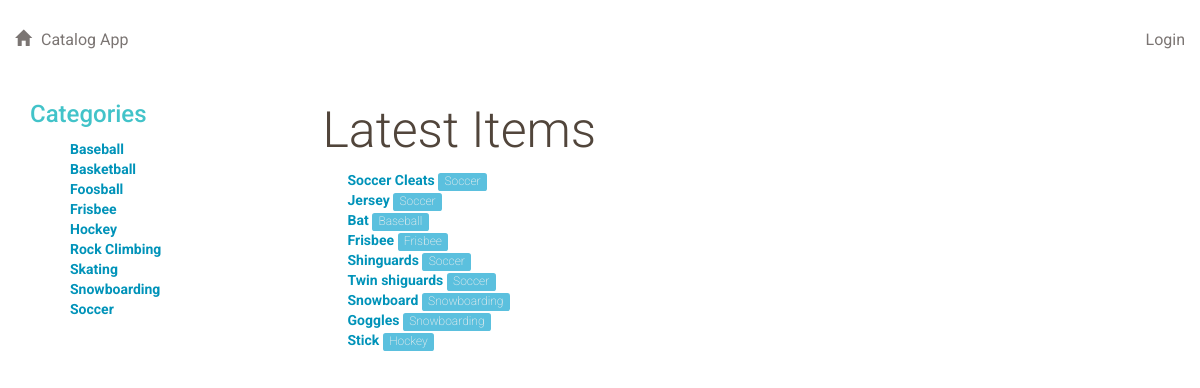
The page / on the database its author committed.
### db.py (models this page shows, shortened)
class Category(Base):
    __tablename__ = 'category'
    id = Column(Integer, primary_key = True)
    name = Column(String(100), nullable = False, unique = True)
    user_id = Column(Integer, ForeignKey('user.id'))
    user = relationship(User)

class Item(Base):
    __tablename__ = 'item'
    id = Column(Integer, primary_key = True)
    name = Column(String(100), nullable = False, unique = True)
    description = Column(String(500))
    category_id = Column(Integer, ForeignKey('category.id'))
    category = relationship(Category)
    last_updated = Column(DateTime, server_default=sqlalchemy.func.now(), onupdate=sqlalchemy.func.now())
    user_id = Column(Integer, ForeignKey('user.id'))
    user = relationship(User)
    picture = Column(String(500))

### application.py (the view)
@app.route('/')
def index():
    categories = session.query(Category).order_by(asc(Category.name))
    items = session.query(Item).order_by(desc(Item.last_updated)).limit(30)
    return render_template('ShowItems.html', categories = categories, items = items, title='Latest Items')

### templates/ShowItems.html (shortened to what this page needs)
{% extends "main.html" %}
{% block content %}
    <div>
        <h1>{{title}}</h1>
    </div>
    <div>
        <div class="row">
        {% if items %}
            <ul>
                {% for item in items %}
                    <li><a href="{{url_for('showCategoryItemByName', category_name = item.category.name, item_name = item.name)}}">{{item.name}}</a> <span class="label label-info text-primary"><a href="{{url_for('showCategoryItemsByName', category_name = item.category.name)}}">{{item.category.name}}</a></span>
                </li>
                {% endfor %}
            </ul>
        {% endif %}
        </div>
    </div>
{% endblock %}

### templates/inc/categories.html (shortened to what this page needs)
<div>
    <h2>Categories</h2>
</div>
<div>
<ul>
    {% for cat in categories %}
        <li><a href="{{url_for('showCategoryItemsByName', category_name = cat.name)}}">
        {{cat.name}}</a></li>
    {% endfor %}
</ul>
</div>

### static/styles.css (style rules this page uses)
* { font-family: "Helvetica Neue Bold", Roboto, Helvetica, Arial, sans-serif; font-weight: 700; }
h1 { font-family: "Helvetica Neue Light", Roboto, Helvetica, Arial, sans-serif; font-size: 50px; color: #51453B; line-height: 60px; font-weight: 300; }
h2 { font-size: 24px; color: #42C3C9; line-height: 29px; }
a { font-size: 14px; color: #0093B9; line-height: 17px; }
ul { list-style-type: none; }
.label a { font-size: 12px; color: #eeeeee; line-height: 17px; font-weight: 200; }

### rows shown on the page
Category: name "Baseball"
Category: name "Basketball"
Category: name "Foosball"
Category: name "Frisbee"
Category: name "Hockey"
Category: name "Rock Climbing"
Category: name "Skating"
Category: name "Snowboarding"
Category: name "Soccer"
Item: name "Soccer Cleats", category.name "Soccer"
Item: name "Jersey", category.name "Soccer"
Item: name "Bat", category.name "Baseball"
Item: name "Frisbee", category.name "Frisbee"
Item: name "Shinguards", category.name "Soccer"
Item: name "Twin shiguards", category.name "Soccer"
Item: name "Snowboard", category.name "Snowboarding"
Item: name "Goggles", category.name "Snowboarding"
Item: name "Stick", category.name "Hockey"

### other values the page prints
{{ title }} "Latest Items"
